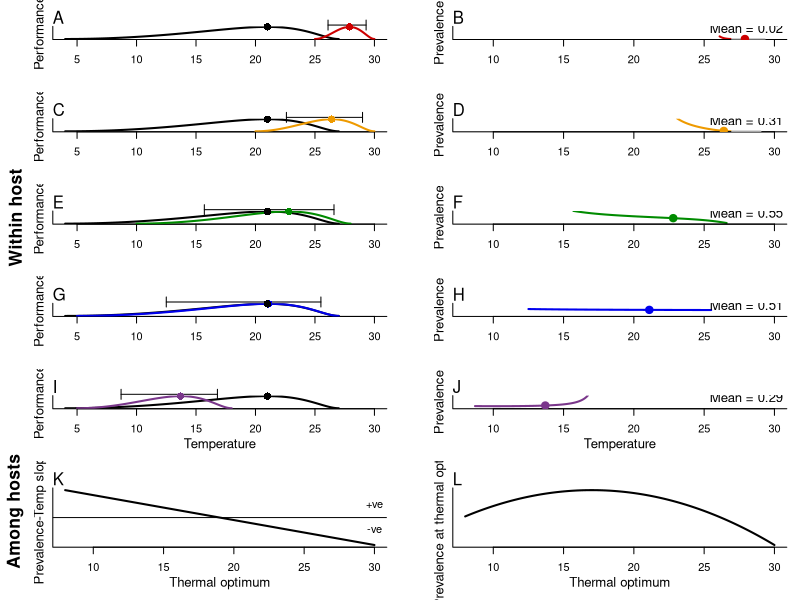

R code for this plot:

# function to plot thermal curve
thermal <- function(t.min, t.max, a, b) {
  xx <- seq(t.min, t.max, 0.1)
  yy <- (a*(xx - t.min)*(1 - exp(b*(xx - t.max))))^2
  yy <- yy / max(yy)
  return(list(y = yy, x = xx))
}

# chytrid
a <- thermal(4, 27, 1, 0.3)
pathogen.opt <- a$x[which.max(a$y)]
pathogen.opt
  
  
# function to draw a plot
plot.fig <- function(tmin, tmax, b, cl, ytitle1 = "", ytitle2 = "", xtitle = "", m1 = "", m2 = "") {
  para <- thermal(4, 27, 1, 0.3)
  host <- thermal(tmin, tmax, b, 0.3)
  host$y <- host$y*1
  host.opt <- host$x[which.max(host$y)]
  hp <- which(host$y > 0.3)
  amin <- min(host$x[hp])
  amax <- max(host$x[hp])

  plot(para$y ~ para$x, type = "l", bty = "l", lwd = 2, yaxt = "n", 
       ylab = "", xlab = "", ylim = c(0, 1), xlim = c(4, 30))
  lines(host$y ~ host$x, col = cl, lwd = 2)
  mtext(m1, line = 0, adj = 0)
  
  
  title(ylab = ytitle1, line = 0.5, cex.lab = 1.2)
  title(xlab = xtitle, line = 2.2, cex.lab = 1.2)
  arrows(amin, 1.15, amax, 1.15, col = "black", xpd = NA, length = 0.05,
         angle = 90, code = 3)
  points(host.opt, max(host$y), pch = 16, col = cl, cex = 1.5, xpd = NA)
  points(pathogen.opt, max(para$y), pch = 16, cex = 1.5, xpd = NA)
  
  host.overlap <- which(host$x >= 4 & host$x <= 27)
  para.overlap <- which(para$x >= tmin & para$x <= tmax)
  dif <- rep(0, length(host$x))
  dif[host.overlap] <- para$y[para.overlap] / host$y[host.overlap]
  
  plot(dif[hp][dif[hp] > 0] ~ host$x[hp][dif[hp] > 0], type = "l", lwd = 2, bty = "l", 
       ylab = "", xlab = "", xlim = c(8, 30), ylim = c(0, 2),
       yaxt = "n", col = cl)
  lines(dif[hp][dif[hp] == 0] ~ host$x[hp][dif[hp] == 0], col = "grey80", lwd = 2)
  title(ylab = ytitle2, line = 0.5, cex.lab = 1.2)
  title(xlab = xtitle, line = 2.2, cex.lab = 1.2)
  mtext(m2, line = 0, adj = 0)
  
  # host optimum
  points(host.opt, dif[hp][which.min(abs(host.opt - host$x[hp]))], col = cl, cex = 1.5, pch = 19)
  
  # mean prevalence
  mp <- mean(dif[hp]) / 2
  text(28, 1.8, paste("Mean =", round(mp, 2)), cex = 1.2)
}

cl <- c("red3", "orange2", "green4", "blue2", "mediumorchid4")

pdf("./figures/Conceptual figure 1.pdf", height = 12, width = 8)

par(mar = c(4, 4, 2, 1))
layout(matrix(1:12, ncol=2, byrow=TRUE), 
  widths=c(1,1), 
  heights=c(1, 1, 1, 1, 1, 1.5))

plot.fig(tmin = 25, tmax = 30, b = 1, cl = cl[1], ytitle1 = "Performance", ytitle2 = "Prevalence", m1 = "A", m2 = "B")
#text(-15, 2.3, "Within host species", xpd = NA, cex = 1.3)
plot.fig(tmin = 20, tmax = 30, b = 1, cl = cl[2], ytitle1 = "Performance", ytitle2 = "Prevalence", m1 = "C", m2 = "D")
plot.fig(tmin = 10, tmax = 28, b = 1, cl = cl[3], ytitle1 = "Performance", ytitle2 = "Prevalence", m1 = "E", m2 = "F")
  text(-24, 1, expression(bold("Within host")), xpd = NA, cex = 1.6, srt = 90)
  
plot.fig(tmin = 5, tmax = 27, b = 1, cl = cl[4], ytitle1 = "Performance", ytitle2 = "Prevalence", m1 = "G", m2 = "H")
plot.fig(tmin = 5, tmax = 18, b = 0.01, cl = cl[5], ytitle1 = "Performance", ytitle2 = "Prevalence",
         xtitle = "Temperature", m1 = "I", m2 = "J")

# overall outcomes
# slope versus temperature
xx <- seq(8, 30, 0.01)
yy <- 1 - xx

plot(yy ~ xx, type = "l", lwd = 2, bty = "l", yaxt = "n", xlim = c(8, 30), xlab = "", ylab = "")
  abline(h = mean(yy))
  title(ylab = "Prevalence-Temp slope", line = 0.5, cex.lab = 1.2)
  title(xlab = "Thermal optimum", line = 2.2, cex.lab = 1.2)
  text(30, mean(yy) + 5, "+ve", xpd = NA)
  text(30, mean(yy) - 5, "-ve", xpd = NA)
  mtext("K", line = 0, adj = 0)

yy <- -(xx-17)^2

plot(yy ~ xx, type = "l", lwd = 2, bty = "l", yaxt = "n", xlim = c(8, 30), xlab = "", ylab = "",
     cex.lab = 1.2)
  title(ylab = "Prevalence at thermal optimum", line = 0.5, cex.lab = 1.2)
  title(xlab = "Thermal optimum", line = 2.2, cex.lab = 1.2)
  mtext("L", line = 0, adj = 0)
  
text(-24, -65, expression(bold("Among hosts")), xpd = NA, cex = 1.6, srt = 90)
#lines(c(-24, 31), c(35, 35), xpd = NA, lwd = 3, lty = 3)

dev.off()

